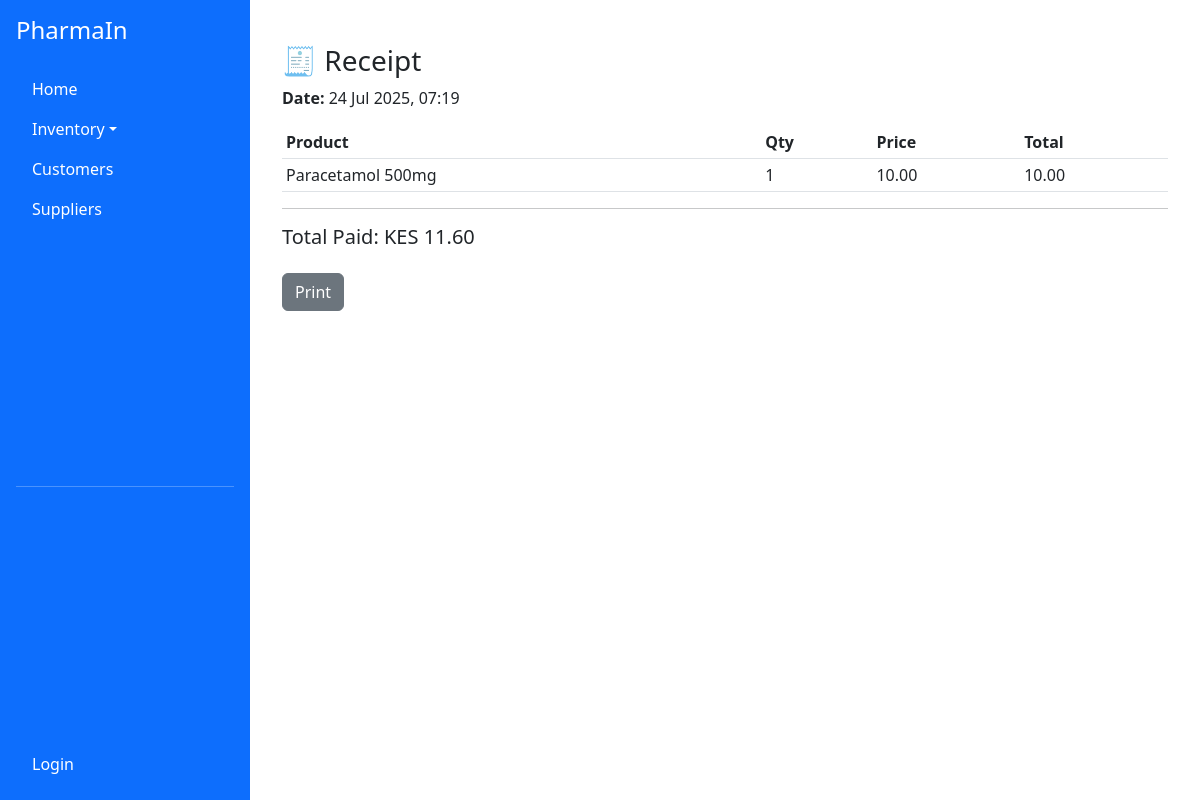
/sales/receipt/1/, run on the app's committed database.
### sales/models.py (models this page shows, shortened)
class Sale(models.Model):
    date = models.DateTimeField(auto_now_add=True)
    total = models.DecimalField(max_digits=10, decimal_places=2)
    cashier = models.ForeignKey(settings.AUTH_USER_MODEL, on_delete=models.SET_NULL, null=True, blank=True)

class SaleItem(models.Model):
    sale = models.ForeignKey(Sale, related_name='items', on_delete=models.CASCADE)
    product = models.ForeignKey(StockItem, on_delete=models.PROTECT)
    quantity = models.PositiveIntegerField()
    price = models.DecimalField(max_digits=10, decimal_places=2)
    def get_total(self):
        return self.quantity * self.price

### inventory/models.py (models this page shows, shortened)
class StockItem(models.Model):
    product_name = models.CharField(max_length=255)
    supplier = models.ForeignKey(Supplier, on_delete=models.CASCADE)
    category = models.ForeignKey(Category, on_delete=models.CASCADE)
    quantity = models.PositiveIntegerField()
    unit_price = models.DecimalField(max_digits=10, decimal_places=2)
    selling_price = models.DecimalField(max_digits=10, decimal_places=2)
    expiry_date = models.DateField(null=True, blank=True)
    notes = models.TextField(blank=True, null=True)
    added_on = models.DateTimeField(auto_now_add=True)

### sales/views.py (the view)
# urls.py: path('receipt/<int:sale_id>/', views.sale_receipt, name='sale-receipt'),
def sale_receipt(request, sale_id):
    sale = get_object_or_404(Sale, id=sale_id)
    sale_items = sale.items.select_related('product')  # thanks to related_name='items'
    context = {
        'sale': sale,
        'items': sale_items,          # keep the key name consistent with the template
        'cashier': sale.cashier,      # <- use cashier, not user
        'date': sale.date,            # <- your model field is `date`, not `created_at`
    }
    return render(request, 'sales/receipt.html', context)

### templates/sales/receipt.html
{% extends 'base/main.html' %}
{% block content %}
<div class="container mt-4">
  <h3>🧾 Receipt</h3>
  <p><strong>Date:</strong> {{ date|date:"d M Y, H:i" }}</p>
  <table class="table table-sm">
    <thead>
      <tr>
        <th>Product</th><th>Qty</th><th>Price</th><th>Total</th>
      </tr>
    </thead>
    <tbody>
      {% for item in items %}
        <tr>
          <td>{{ item.product.product_name }}</td>
          <td>{{ item.quantity }}</td>
          <td>{{ item.price }}</td>
          <td>{{ item.get_total }}</td>
        </tr>
      {% endfor %}
    </tbody>
  </table>
  <hr>
  <h5>Total Paid: KES {{ sale.total }}</h5>
  <button onclick="window.print()" class="btn btn-secondary mt-3">Print</button>
</div>
{% endblock %}

### templates/base/main.html (style rules this page uses)
body { min-height: 100vh; display: flex; }

### data on the page
Sale: date "24 Jul 2025, 07:19", total "11.60"
SaleItem: product.product_name "Paracetamol 500mg", quantity "1", price "10.00", get_total "10.00"
